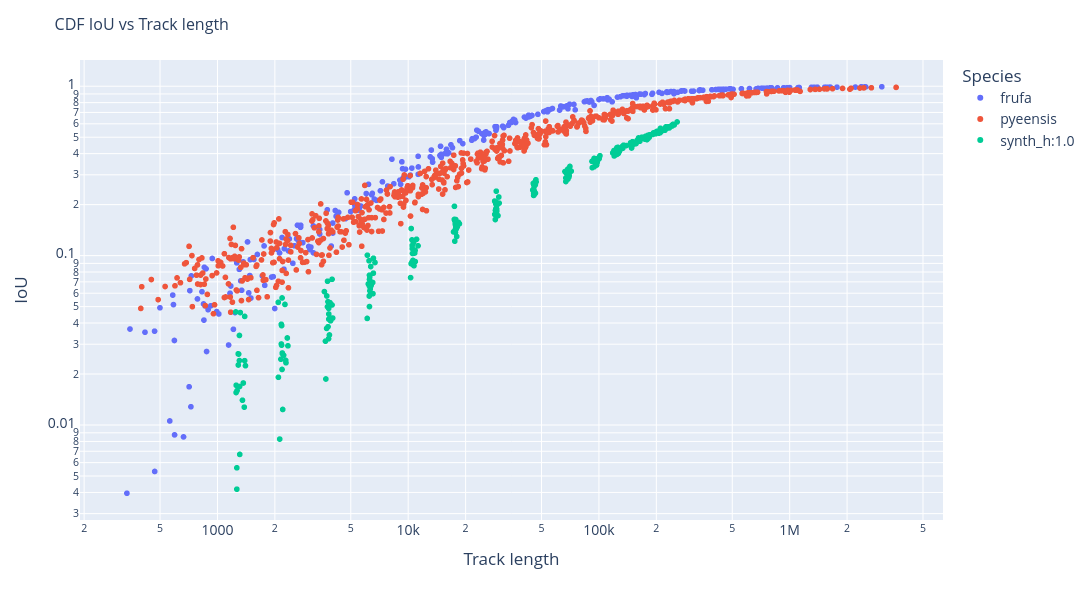

Here is the notebook cell this chart was saved with:
### Code cell
fig = px.scatter(df, x='total_l2_path', y='iou', color='species', log_x=True, log_y=True, height=600, width=1500)
fig.update_layout(
    title='CDF IoU vs Track length',  
    xaxis_title='Track length',             
    yaxis_title='IoU',                                    
    legend_title='Species',                           
    font=dict(size=14),                                 
    title_font_size=16
                                   
)

fig.show()
# fig.write_html('cdf_iou.html')

### Figure 1 — Plotly figure (JSON) as saved in the notebook; plotly's stock layout.template omitted (floating-point values rounded to 4 significant figures; data arrays with more than 128 entries replaced by an {"elided": "..."} marker saying what was removed)
{"data": [{"hovertemplate": "species=frufa<br>total_l2_path=%{x}<br>iou=%{y}<extra></extra>", "legendgroup": "frufa", "marker": {"color": "#636efa", "symbol": "circle"}, "mode": "markers", "name": "frufa", "showlegend": true, "type": "scattergl", "x": {"elided": "296 float values"}, "xaxis": "x", "y": {"elided": "296 float values"}, "yaxis": "y"}, {"hovertemplate": "species=pyeensis<br>total_l2_path=%{x}<br>iou=%{y}<extra></extra>", "legendgroup": "pyeensis", "marker": {"color": "#EF553B", "symbol": "circle"}, "mode": "markers", "name": "pyeensis", "showlegend": true, "type": "scattergl", "x": {"elided": "619 float values"}, "xaxis": "x", "y": {"elided": "619 float values"}, "yaxis": "y"}, {"hovertemplate": "species=synth_h:1.0<br>total_l2_path=%{x}<br>iou=%{y}<extra></extra>", "legendgroup": "synth_h:1.0", "marker": {"color": "#00cc96", "symbol": "circle"}, "mode": "markers", "name": "synth_h:1.0", "showlegend": true, "type": "scattergl", "x": {"elided": "280 float values"}, "xaxis": "x", "y": {"elided": "280 float values"}, "yaxis": "y"}], "layout": {"font": {"size": 14}, "height": 600, "legend": {"title": {"text": "Species"}, "tracegroupgap": 0}, "margin": {"t": 60}, "title": {"font": {"size": 16}, "text": "CDF IoU vs Track length"}, "width": 1500, "xaxis": {"anchor": "y", "domain": [0, 1], "title": {"text": "Track length"}, "type": "log"}, "yaxis": {"anchor": "x", "domain": [0, 1], "title": {"text": "IoU"}, "type": "log"}}}
